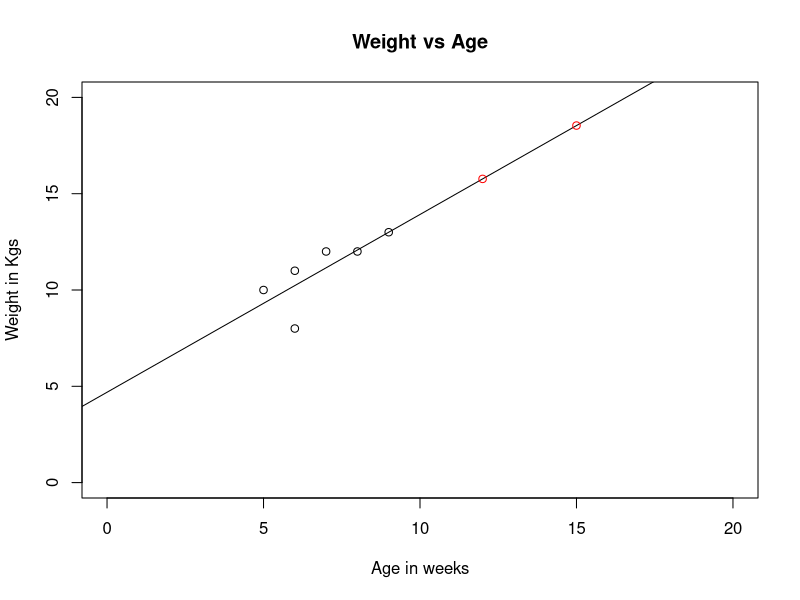

This figure's R source:
# Regression

# Sample data
x <- c(7,6,8,5,6,9)
y <- c(12,8,12,10,11,13)

# Making a linear model
model <- lm(y~x)
model

# Ploting the scatter plot and line graph
plot(x,y,
     xlab = "Age in weeks",
     ylab = "Weight in Kgs",
     main = "Weight vs Age",
     xlim = c(0,20),ylim = c(0,20))

abline(model)

# Making data frame to predict
d <- data.frame(x=c(12,15,20))
d

# Making predictions
pred <- predict(model,d)
pred

# PLotting predictions in the plot
points(x = d$x,y=pred,col="red")
